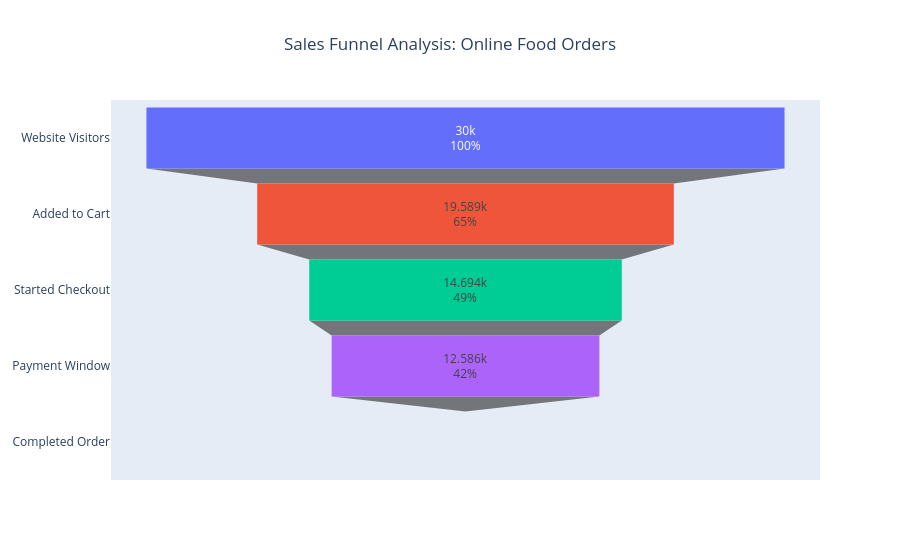

Notebook cell for this chart:
### Code cell
import plotly.graph_objects as go

# 1. Defining the Funnel Data (in English)
stages = ["Website Visitors", "Added to Cart", "Started Checkout", "Payment Window", "Completed Order"]
values = [30000, 19589, 14694, 12586, 0]

# 2. Creating the Funnel Chart
fig = go.Figure(go.Funnel(
    y = stages,
    x = values,
    textinfo = "value+percent initial",
    marker = {"color": ["#636EFA", "#EF553B", "#00CC96", "#AB63FA", "#FFA15A"]}
))

# 3. Customizing the layout
fig.update_layout(
    title_text="Sales Funnel Analysis: Online Food Orders",
    title_x=0.5
)

fig.show()

### Figure 1 — Plotly figure (JSON) as saved in the notebook; plotly's stock layout.template omitted (floating-point values rounded to 4 significant figures)
{"data": [{"marker": {"color": ["#636EFA", "#EF553B", "#00CC96", "#AB63FA", "#FFA15A"]}, "textinfo": "value+percent initial", "type": "funnel", "x": [30000, 19589, 14694, 12586, 0], "y": ["Website Visitors", "Added to Cart", "Started Checkout", "Payment Window", "Completed Order"]}], "layout": {"title": {"text": "Sales Funnel Analysis: Online Food Orders", "x": 0.5}}}
